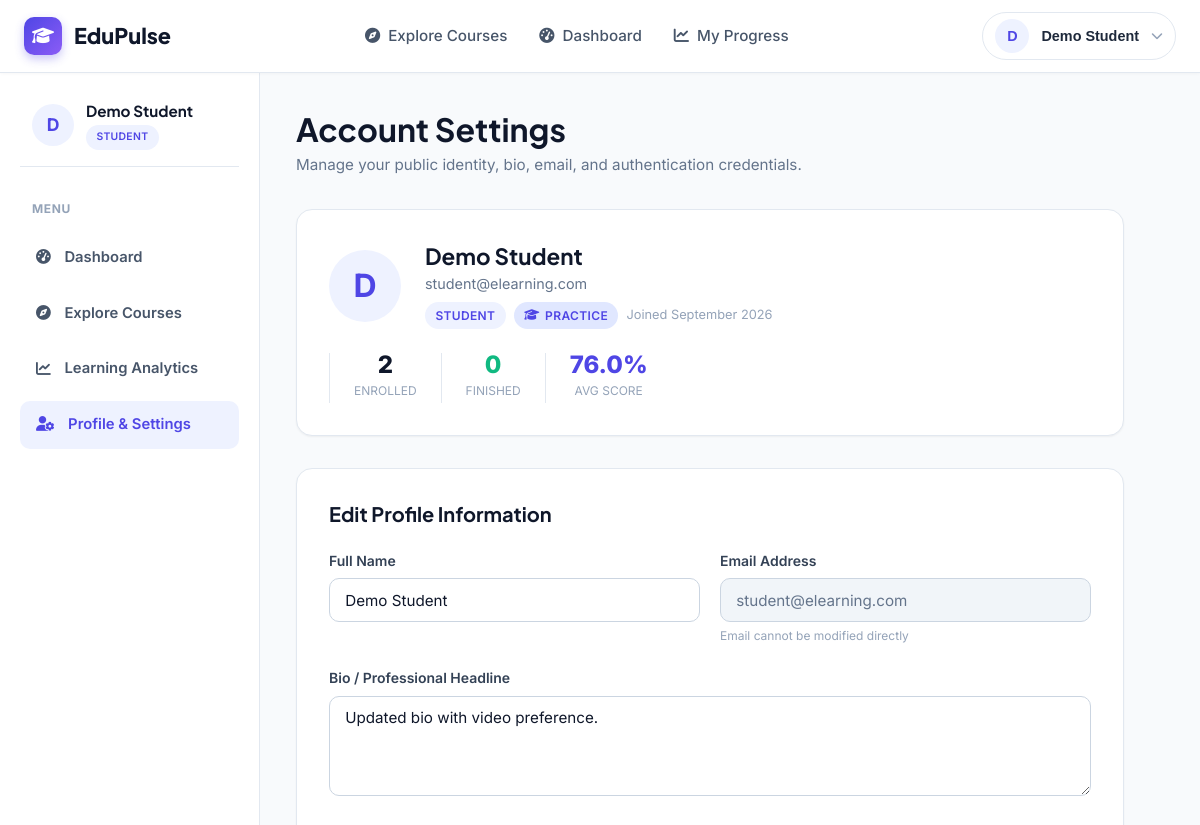
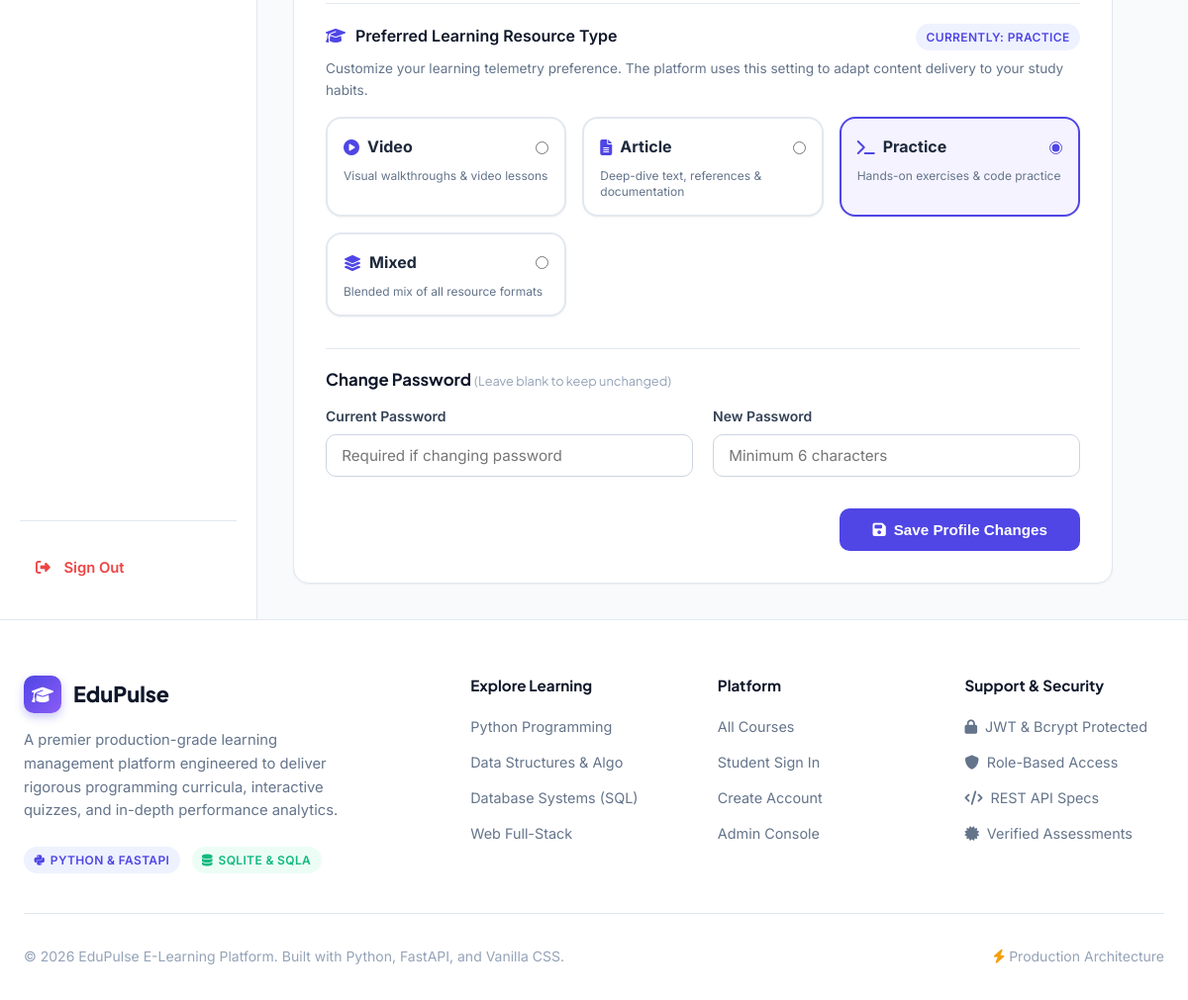
Screenshot of /profile (signed in) with the database file from the repository (2 pictures, top to bottom).
### app/models/user.py (models this page shows, shortened)
class User(Base):
    __tablename__ = "users"
    id = Column(Integer, primary_key=True, index=True)
    name = Column(String(100), nullable=False)
    email = Column(String(150), unique=True, index=True, nullable=False)
    password_hash = Column(String(255), nullable=False)
    role = Column(String(20), default="student", nullable=False)  # student or admin
    avatar = Column(String(255), nullable=True)
    bio = Column(Text, nullable=True)
    preferred_resource_type = Column(String(50), default="Mixed", nullable=True)  # Video, Article, Practice, Mixed
    created_at = Column(DateTime, default=datetime.utcnow, nullable=False)
    enrollments = relationship("Enrollment", back_populates="user", cascade="all, delete-orphan")
    lesson_progress = relationship("LessonProgress", back_populates="user", cascade="all, delete-orphan")
    assessment_results = relationship("AssessmentResult", back_populates="user", cascade="all, delete-orphan")

### app/routers/progress.py (the view)
@router.get("/profile", response_class=HTMLResponse)
def student_profile_page(request: Request, db: Session = Depends(get_db)):
    user = get_current_user_optional(request, db=db)
    if not user:
        return RedirectResponse(url="/login?next=/profile", status_code=status.HTTP_303_SEE_OTHER)
    enrollments_count = db.query(Enrollment).filter(Enrollment.user_id == user.id).count()
    completed_count = db.query(Enrollment).filter(
        Enrollment.user_id == user.id,
        Enrollment.progress >= 100.0
    ).count()
    results = db.query(AssessmentResult).filter(AssessmentResult.user_id == user.id).all()
    avg_score = round(sum(r.percentage for r in results) / len(results), 1) if results else 0.0
    return render_template(
        request,
        "profile.html",
        {
            "user": user,
            "enrollments_count": enrollments_count,
            "completed_count": completed_count,
            "avg_score": avg_score,
            "success_msg": None,
            "error_msg": None
        }
    )

### app/templates/profile.html (shortened to what this page needs)
{% extends "base.html" %}
{% block content %}
<div class="dashboard-layout">
  <aside class="sidebar">
    <div style="padding: 0 0.75rem 1rem; border-bottom: 1px solid var(--border-color); margin-bottom: 0.5rem;">
      <div style="display: flex; align-items: center; gap: 0.75rem;">
        <div class="avatar-circle" style="width: 42px; height: 42px; font-size: 1.1rem;">
          {{ user.name[0].upper() }}
        </div>
        <div>
          <h4 style="font-size: 0.95rem; margin-bottom: 2px;">{{ user.name }}</h4>
          <span class="badge badge-primary" style="font-size: 0.65rem;">STUDENT</span>
        </div>
      </div>
    </div>
    <p class="sidebar-title">Menu</p>
    <a href="/dashboard" class="sidebar-link">
      <i class="fa-solid fa-gauge-high"></i> Dashboard
    </a>
    <a href="/courses" class="sidebar-link">
      <i class="fa-solid fa-compass"></i> Explore Courses
    </a>
    <a href="/progress" class="sidebar-link">
      <i class="fa-solid fa-chart-line"></i> Learning Analytics
    </a>
    <a href="/profile" class="sidebar-link active">
      <i class="fa-solid fa-user-gear"></i> Profile & Settings
    </a>
    <div style="margin-top: auto; padding-top: 1.5rem; border-top: 1px solid var(--border-color);">
      <a href="/logout" class="sidebar-link" style="color: var(--danger);">
        <i class="fa-solid fa-right-from-bracket"></i> Sign Out
      </a>
    </div>
  </aside>
  <section class="dashboard-main" style="max-width: 900px;">
    <div style="margin-bottom: 2rem;">
      <h1 style="font-size: 2rem; color: var(--slate-900); margin-bottom: 0.25rem;">
        Account Settings
      </h1>
      <p style="color: var(--slate-500); font-size: 0.95rem;">
        Manage your public identity, bio, email, and authentication credentials.
      </p>
    </div>
    <div class="card" style="margin-bottom: 2rem; padding: 2rem; display: flex; align-items: center; justify-content: space-between; flex-wrap: wrap; gap: 1.5rem;">
      <div style="display: flex; align-items: center; gap: 1.5rem;">
        <div class="avatar-circle" style="width: 72px; height: 72px; font-size: 2rem;">
          {{ user.name[0].upper() }}
        </div>
        <div>
          <h2 style="font-size: 1.4rem; color: var(--slate-900); margin-bottom: 2px;">{{ user.name }}</h2>
          <p style="color: var(--slate-500); font-size: 0.9rem; margin-bottom: 0.4rem;">{{ user.email }}</p>
          <div style="display: flex; gap: 0.5rem; align-items: center; flex-wrap: wrap;">
            <span class="badge badge-primary">{{ user.role.upper() }}</span>
            <span class="badge badge-slate" style="background: #e0e7ff; color: var(--primary);">
              <i class="fa-solid fa-graduation-cap"></i> {{ user.preferred_resource_type or 'Mixed' }}
            </span>
            <span style="font-size: 0.8rem; color: var(--slate-400);">Joined {{ user.created_at.strftime('%B %Y') }}</span>
          </div>
        </div>
      </div>
      <div style="display: flex; gap: 1.5rem; text-align: center;">
        <div style="border-left: 1px solid var(--border-color); padding-left: 1.5rem;">
          <p style="font-size: 1.5rem; font-weight: 800; color: var(--slate-900); line-height: 1;">{{ enrollments_count }}</p>
          <span style="font-size: 0.75rem; color: var(--slate-400); text-transform: uppercase;">Enrolled</span>
        </div>
        <div style="border-left: 1px solid var(--border-color); padding-left: 1.5rem;">
          <p style="font-size: 1.5rem; font-weight: 800; color: var(--success); line-height: 1;">{{ completed_count }}</p>
          <span style="font-size: 0.75rem; color: var(--slate-400); text-transform: uppercase;">Finished</span>
        </div>
        <div style="border-left: 1px solid var(--border-color); padding-left: 1.5rem;">
          <p style="font-size: 1.5rem; font-weight: 800; color: var(--primary); line-height: 1;">{{ avg_score }}%</p>
          <span style="font-size: 0.75rem; color: var(--slate-400); text-transform: uppercase;">Avg Score</span>
        </div>
      </div>
    </div>
    <div class="card" style="padding: 2rem;">
      <h3 style="font-size: 1.25rem; color: var(--slate-900); margin-bottom: 1.5rem;">Edit Profile Information</h3>
      <form action="/profile/update" method="POST">
        <div style="display: grid; grid-template-columns: 1fr 1fr; gap: 1.25rem; margin-bottom: 1.25rem;">
          <div class="form-group" style="margin-bottom: 0;">
            <label class="form-label" for="name">Full Name</label>
            <input type="text" id="name" name="name" class="form-control" value="{{ user.name }}" required>
          </div>
          <div class="form-group" style="margin-bottom: 0;">
            <label class="form-label" for="email">Email Address</label>
            <input type="email" id="email" class="form-control" value="{{ user.email }}" disabled style="background: var(--slate-100); color: var(--slate-500);">
            <small style="color: var(--slate-400); font-size: 0.75rem;">Email cannot be modified directly</small>
          </div>
        </div>
        <div class="form-group">
          <label class="form-label" for="bio">Bio / Professional Headline</label>
          <textarea id="bio" name="bio" class="form-control" placeholder="e.g. Aspiring Full-Stack Software Engineer specializing in Python and distributed databases.">{{ user.bio or '' }}</textarea>
        </div>
        <div class="form-group" style="margin-top: 1.5rem; padding-top: 1.25rem; border-top: 1px solid var(--border-color);">
          <div style="display: flex; justify-content: space-between; align-items: baseline; margin-bottom: 0.5rem;">
            <label class="form-label" style="margin-bottom: 0; font-size: 1rem; color: var(--slate-900);">
              <i class="fa-solid fa-graduation-cap" style="color: var(--primary); margin-right: 6px;"></i>
              Preferred Learning Resource Type
            </label>
            <span class="badge badge-primary" style="font-size: 0.75rem;">Currently: {{ user.preferred_resource_type or 'Mixed' }}</span>
          </div>
          <p style="color: var(--slate-500); font-size: 0.85rem; margin-bottom: 1rem;">
            Customize your learning telemetry preference. The platform uses this setting to adapt content delivery to your study habits.
          </p>
          <div style="display: grid; grid-template-columns: repeat(auto-fit, minmax(180px, 1fr)); gap: 1rem;">
            {% for opt, icon, desc in [
              ('Video', 'fa-solid fa-circle-play', 'Visual walkthroughs & video lessons'),
              ('Article', 'fa-solid fa-file-lines', 'Deep-dive text, references & documentation'),
              ('Practice', 'fa-solid fa-terminal', 'Hands-on exercises & code practice'),
              ('Mixed', 'fa-solid fa-layer-group', 'Blended mix of all resource formats')
            ] %}
            <label class="card" style="padding: 1rem; cursor: pointer; border: 2px solid {% if (user.preferred_resource_type or 'Mixed') == opt %}var(--primary){% else %}var(--border-color){% endif %}; background: {% if (user.preferred_resource_type or 'Mixed') == opt %}#f5f3ff{% else %}white{% endif %}; transition: all 0.2s ease;">
              <div style="display: flex; align-items: center; justify-content: space-between; margin-bottom: 0.5rem;">
                <span style="font-weight: 700; color: var(--slate-800); display: flex; align-items: center; gap: 0.5rem;">
                  <i class="{{ icon }}" style="color: var(--primary);"></i> {{ opt }}
                </span>
                <input type="radio" name="preferred_resource_type" value="{{ opt }}" {% if (user.preferred_resource_type or 'Mixed') == opt %}checked{% endif %} style="accent-color: var(--primary);">
              </div>
              <p style="font-size: 0.75rem; color: var(--slate-500); margin: 0; line-height: 1.3;">{{ desc }}</p>
            </label>
            {% endfor %}
          </div>
        </div>
        <h4 style="font-size: 1.05rem; color: var(--slate-900); margin: 2rem 0 1rem; padding-top: 1.25rem; border-top: 1px solid var(--border-color);">
          Change Password <span style="font-size: 0.8rem; font-weight: 400; color: var(--slate-400);">(Leave blank to keep unchanged)</span>
        </h4>
        <div style="display: grid; grid-template-columns: 1fr 1fr; gap: 1.25rem; margin-bottom: 2rem;">
          <div class="form-group" style="margin-bottom: 0;">
            <label class="form-label" for="old_password">Current Password</label>
            <input type="password" id="old_password" name="old_password" class="form-control" placeholder="Required if changing password">
          </div>
          <div class="form-group" style="margin-bottom: 0;">
            <label class="form-label" for="new_password">New Password</label>
            <input type="password" id="new_password" name="new_password" class="form-control" placeholder="Minimum 6 characters">
          </div>
        </div>
        <div style="display: flex; justify-content: flex-end;">
          <button type="submit" class="btn btn-primary" style="padding: 0.75rem 2rem;">
            <i class="fa-solid fa-floppy-disk"></i> Save Profile Changes
          </button>
        </div>
      </form>
    </div>
  </section>
</div>
{% endblock %}

### app/templates/base.html (shortened to what this page needs)
<!DOCTYPE html>
<html lang="en">
<head>
  <link rel="stylesheet" href="https://cdnjs.cloudflare.com/ajax/libs/font-awesome/6.5.1/css/all.min.css">
  <link rel="stylesheet" href="/static/css/style.css">
</head>
<body>
  <nav class="navbar">
    <div class="container nav-wrapper">
      <a href="/" class="brand-logo">
        <div class="brand-icon">
          <i class="fa-solid fa-graduation-cap"></i>
        </div>
        <span>EduPulse</span>
      </a>
      <ul class="nav-links">
        <li><a href="/courses" class="nav-link"><i class="fa-solid fa-compass" style="margin-right: 4px;"></i> Explore Courses</a></li>
        {% if user and user.role == 'student' %}
        <li><a href="/dashboard" class="nav-link"><i class="fa-solid fa-gauge-high" style="margin-right: 4px;"></i> Dashboard</a></li>
        <li><a href="/progress" class="nav-link"><i class="fa-solid fa-chart-line" style="margin-right: 4px;"></i> My Progress</a></li>
        {% elif user and user.role == 'admin' %}
        <li><a href="/admin/dashboard" class="nav-link"><i class="fa-solid fa-shield-halved" style="margin-right: 4px;"></i> Admin Portal</a></li>
        <li><a href="/admin/courses" class="nav-link">Manage Courses</a></li>
        <li><a href="/admin/students" class="nav-link">Students</a></li>
        {% endif %}
      </ul>
      <div class="nav-actions">
        {% if user %}
        <div class="user-dropdown">
          <button class="avatar-btn" data-dropdown-toggle="user-menu" id="user-menu-btn" type="button">
            <div class="avatar-circle">
              {{ user.name[0].upper() if user.name else 'U' }}
            </div>
            <span style="font-weight: 600; font-size: 0.9rem; color: var(--slate-800);">{{ user.name }}</span>
            <i class="fa-solid fa-chevron-down" style="font-size: 0.75rem; color: var(--slate-400);"></i>
          </button>
        </div>
        {% else %}
        <a href="/login" class="btn btn-ghost">Sign In</a>
        <a href="/register" class="btn btn-primary">Get Started</a>
        {% endif %}
      </div>
    </div>
  </nav>
  <main class="main-content">
    {% if custom_content %}
      {{ custom_content | safe }}
    {% else %}
      {% block content %}{% endblock %}
    {% endif %}
  </main>
  <footer class="site-footer">
    <div class="container">
      <div class="footer-grid">
        <div class="footer-col">
          <a href="/" class="brand-logo" style="margin-bottom: 1rem;">
            <div class="brand-icon">
              <i class="fa-solid fa-graduation-cap"></i>
            </div>
            <span>EduPulse</span>
          </a>
          <p style="color: var(--slate-500); font-size: 0.925rem; max-width: 340px; margin-bottom: 1.5rem;">
            A premier production-grade learning management platform engineered to deliver rigorous programming curricula, interactive quizzes, and in-depth performance analytics.
          </p>
          <div style="display: flex; gap: 0.75rem;">
            <span class="badge badge-primary"><i class="fa-brands fa-python"></i> Python & FastAPI</span>
            <span class="badge badge-success"><i class="fa-solid fa-database"></i> SQLite & SQLA</span>
          </div>
        </div>
        <div class="footer-col">
          <h4>Explore Learning</h4>
          <ul class="footer-links">
            <li><a href="/courses?category=Python+Programming">Python Programming</a></li>
            <li><a href="/courses?category=Data+Structures">Data Structures & Algo</a></li>
            <li><a href="/courses?category=Database+Management">Database Systems (SQL)</a></li>
            <li><a href="/courses?category=Web+Development">Web Full-Stack</a></li>
          </ul>
        </div>
        <div class="footer-col">
          <h4>Platform</h4>
          <ul class="footer-links">
            <li><a href="/courses">All Courses</a></li>
            <li><a href="/login">Student Sign In</a></li>
            <li><a href="/register">Create Account</a></li>
            <li><a href="/admin/dashboard">Admin Console</a></li>
          </ul>
        </div>
        <div class="footer-col">
          <h4>Support & Security</h4>
          <ul class="footer-links">
            <li><a href="#!"><i class="fa-solid fa-lock" style="margin-right: 4px;"></i> JWT & Bcrypt Protected</a></li>
            <li><a href="#!"><i class="fa-solid fa-shield" style="margin-right: 4px;"></i> Role-Based Access</a></li>
            <li><a href="#!"><i class="fa-solid fa-code" style="margin-right: 4px;"></i> REST API Specs</a></li>
            <li><a href="#!"><i class="fa-solid fa-certificate" style="margin-right: 4px;"></i> Verified Assessments</a></li>
          </ul>
        </div>
      </div>
      <div class="footer-bottom">
        <p>&copy; 2026 EduPulse E-Learning Platform. Built with Python, FastAPI, and Vanilla CSS.</p>
        <p><i class="fa-solid fa-bolt" style="color: var(--warning);"></i> Production Architecture</p>
      </div>
    </div>
  </footer>
</body>
</html>

### rows the page displays
User: name "D", name "Demo Student", email "student@elearning.com", role "STUDENT", preferred_resource_type "PRACTICE", created_at "September 2026", bio "Updated bio with video preference.", preferred_resource_type "☐ Video Visual walkthroughs & v" "☐ Article Deep-dive text, refer" "☑ Practice Hands-on exercises &" "☐ Mixed Blended mix of all reso"

### other values shown
{{ enrollments_count }} "2"
{{ completed_count }} "0"
{{ avg_score }} "76.0"
{{ opt }} "Video" "Article" "Practice" "Mixed"
{{ desc }} "Visual walkthroughs & video lessons" "Deep-dive text, references & documentation" "Hands-on exercises & code practice" "Blended mix of all resource formats"
